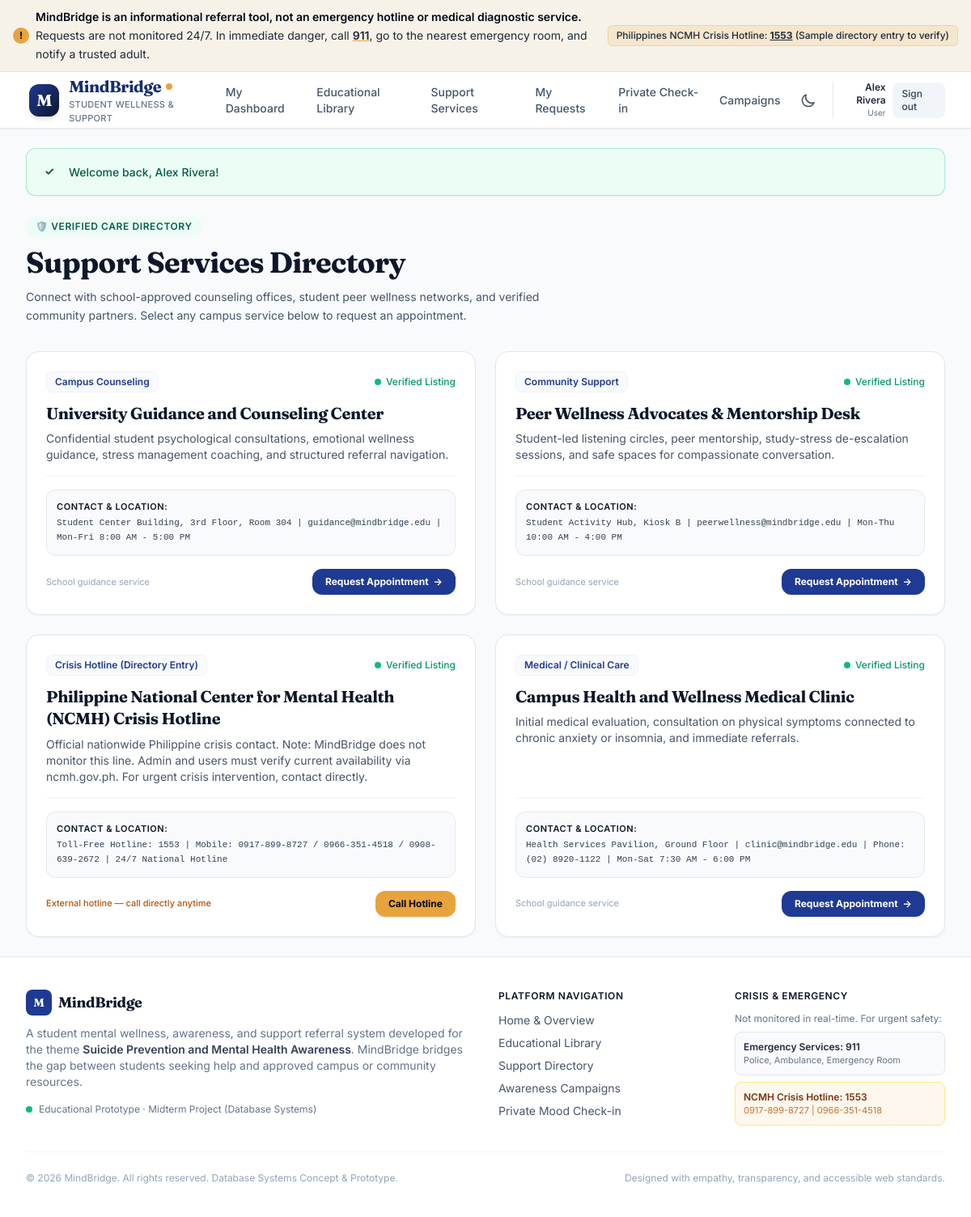
/user/directory.php (signed in), run on the app's committed database.
### tables this page shows
CREATE TABLE `support_services` (
  `service_id` INT UNSIGNED AUTO_INCREMENT PRIMARY KEY,
  `service_name` VARCHAR(180) NOT NULL,
  `service_type` VARCHAR(80) NOT NULL,
  `description` TEXT NOT NULL,
  `contact_info` VARCHAR(500) NOT NULL,
  `is_active` TINYINT(1) NOT NULL DEFAULT 1,
  `created_by` INT UNSIGNED NOT NULL,
  `created_at` TIMESTAMP NOT NULL DEFAULT CURRENT_TIMESTAMP,
  CONSTRAINT `fk_srv_user` FOREIGN KEY (`created_by`) REFERENCES `users`(`user_id`) ON DELETE CASCADE,
  INDEX `idx_services_active` (`is_active`, `service_type`)
);

### user/directory.php (the view, shortened to what this page needs)
<?php
require_once __DIR__ . '/../includes/helpers.php';
$pdo = get_db();
$services = $pdo->query("
    SELECT service_id, service_name, service_type, description, contact_info, created_at
    FROM support_services
    WHERE is_active = 1
    ORDER BY service_id ASC
")->fetchAll();
require __DIR__ . '/../includes/header.php';
?>
<div class="mb-8 space-y-3">
  <div class="inline-flex items-center gap-2 px-3 py-1 rounded-full bg-emerald-50 dark:bg-emerald-950 text-emerald-800 dark:text-emerald-300 text-xs font-semibold uppercase tracking-wider">
    🛡️ Verified Care Directory
  </div>
  <h1 class="font-display font-bold text-3xl sm:text-4xl text-slate-900 dark:text-white">Support Services Directory</h1>
  <p class="text-sm text-slate-600 dark:text-slate-400 max-w-2xl leading-relaxed">
    Connect with school-approved counseling offices, student peer wellness networks, and verified community partners.
    Select any campus service below to request an appointment.
  </p>
</div>
<div class="grid grid-cols-1 md:grid-cols-2 gap-6">
  <?php foreach ($services as $srv): ?>
    <div class="interactive-card bg-white dark:bg-slate-900 border border-slate-200 dark:border-slate-800 rounded-2xl p-6 shadow-sm flex flex-col justify-between">
      <div>
        <div class="flex items-center justify-between gap-2 mb-3">
          <span class="px-2.5 py-1 rounded-lg text-xs font-semibold bg-indigo-50 dark:bg-indigo-950 text-indigo-800 dark:text-indigo-300 border border-indigo-100 dark:border-indigo-900/50">
            <?= e($srv['service_type']) ?>
          </span>
          <span class="inline-flex items-center gap-1.5 text-xs text-emerald-600 dark:text-emerald-400 font-medium">
            <span class="w-2 h-2 rounded-full bg-emerald-500"></span> Verified Listing
          </span>
        </div>
        <h2 class="font-display font-bold text-xl text-slate-900 dark:text-white mb-2 leading-snug">
          <?= e($srv['service_name']) ?>
        </h2>
        <p class="text-xs sm:text-sm text-slate-600 dark:text-slate-400 leading-relaxed mb-4">
          <?= e($srv['description']) ?>
        </p>
      </div>
      <div class="space-y-4 pt-4 border-t border-slate-100 dark:border-slate-800">
        <div class="p-3 rounded-xl bg-slate-50 dark:bg-slate-800/60 border border-slate-200/80 dark:border-slate-700/80 text-xs text-slate-700 dark:text-slate-300 space-y-1">
          <span class="font-semibold text-slate-900 dark:text-white block text-[11px] uppercase tracking-wider">Contact & Location:</span>
          <p class="font-mono text-[11px] leading-relaxed break-words"><?= e($srv['contact_info']) ?></p>
        </div>
        <div class="flex items-center justify-between gap-3">
          <?php if (str_contains(strtolower($srv['service_type']), 'crisis') || str_contains(strtolower($srv['service_name']), 'hotline')): ?>
            <span class="text-[11px] text-amber-700 dark:text-amber-400 font-medium">External hotline — call directly anytime</span>
            <a href="tel:1553" class="px-4 py-2 text-xs font-bold rounded-xl bg-amber-500 hover:bg-amber-600 text-slate-950 shadow-sm transition-colors">
              Call Hotline
            </a>
          <?php else: ?>
            <span class="text-[11px] text-slate-400">School guidance service</span>
            <a href="<?= BASE_URL ?>/user/requests.php?service_id=<?= (int)$srv['service_id'] ?>&type=appointment"
              class="px-4 py-2 text-xs font-bold rounded-xl bg-indigo-800 hover:bg-indigo-900 text-white shadow-sm transition-colors flex items-center gap-1.5">
              <span>Request Appointment</span>
              <span>→</span>
            </a>
          <?php endif; ?>
        </div>
      </div>
    </div>
  <?php endforeach; ?>
</div>
<?php require __DIR__ . '/../includes/footer.php'; ?>

### assets/css/app.css (style rules this page uses)
:root { --primary: #1f3a93; --primary-hover: #172c72; --primary-light: #eef2ff; --accent: #e8a33d; --accent-hover: #cf8b27; --accent-light: #fef7ed; --bg-main: #f8fafc; --card-bg: #ffffff; --text-main: #0f172a; --text-muted: #64748b; --border-color: #e2e8f0; }
body { font-family: 'Inter', -apple-system, BlinkMacSystemFont, "Segoe UI", Roboto, sans-serif; background-color: var(--bg-main); color: var(--text-main); line-height: 1.6; transition: background-color 0.25s ease, color 0.25s ease; }
h1, h2, h3, .font-display { font-family: 'Fraunces', Georgia, serif; letter-spacing: -0.02em; }
.interactive-card { transition: transform 0.2s ease, box-shadow 0.2s ease, border-color 0.2s ease; }

### data on the page
support_services: service_type "Campus Counseling", service_name "University Guidance and Counseling Center", description "Confidential student psychological consultations, emotional wellness guidance, stress management coaching, and structured referral navigation.", contact_info "Student Center Building, 3rd Floor, Room 304 | guidance@mindbridge.edu | Mon-Fri 8:00 AM - 5:00 PM"
support_services: service_type "Community Support", service_name "Peer Wellness Advocates & Mentorship Desk", description "Student-led listening circles, peer mentorship, study-stress de-escalation sessions, and safe spaces for compassionate conversation.", contact_info "Student Activity Hub, Kiosk B | peerwellness@mindbridge.edu | Mon-Thu 10:00 AM - 4:00 PM"
support_services: service_type "Crisis Hotline (Directory Entry)", service_name "Philippine National Center for Mental Health (NCMH) Crisis Hotline", description "Official nationwide Philippine crisis contact. Note: MindBridge does not monitor this line. Admin and users must verify current availability via ncmh.gov.ph. For urgent crisis intervention, contact directly.", contact_info "Toll-Free Hotline: 1553 | Mobile: 0917-899-8727 / 0966-351-4518 / 0908-639-2672 | 24/7 National Hotline", shows "External hotline — call directly anytime"
support_services: service_type "Medical / Clinical Care", service_name "Campus Health and Wellness Medical Clinic", description "Initial medical evaluation, consultation on physical symptoms connected to chronic anxiety or insomnia, and immediate referrals.", contact_info "Health Services Pavilion, Ground Floor | clinic@mindbridge.edu | Phone: (02) 8920-1122 | Mon-Sat 7:30 AM - 6:00 PM"

### other printed values
$currentUser['full_name'] "Alex Rivera"
$currentUser['role'] "User"
$style['icon'] "✓"
$msg "Welcome back, Alex Rivera!"
